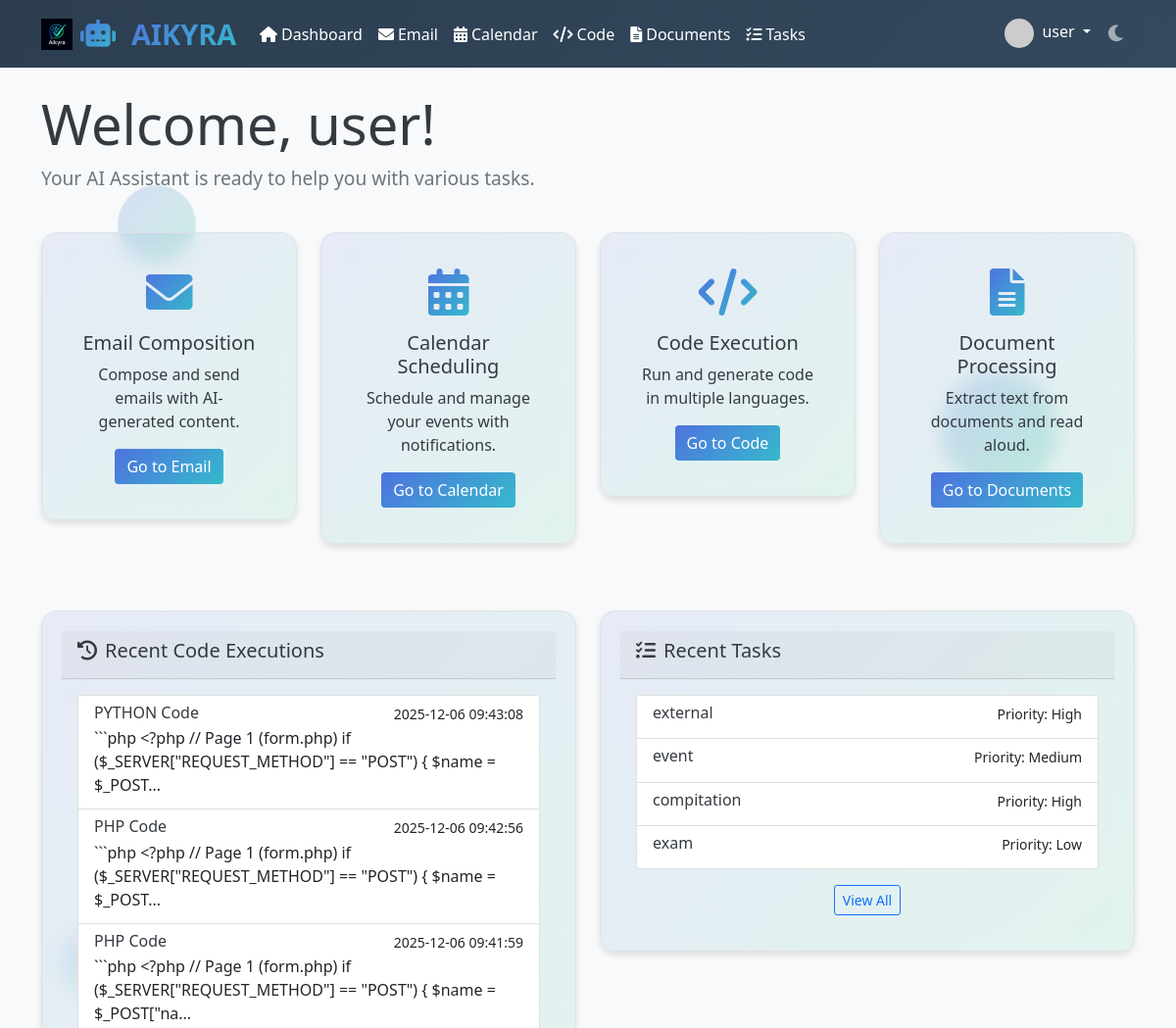
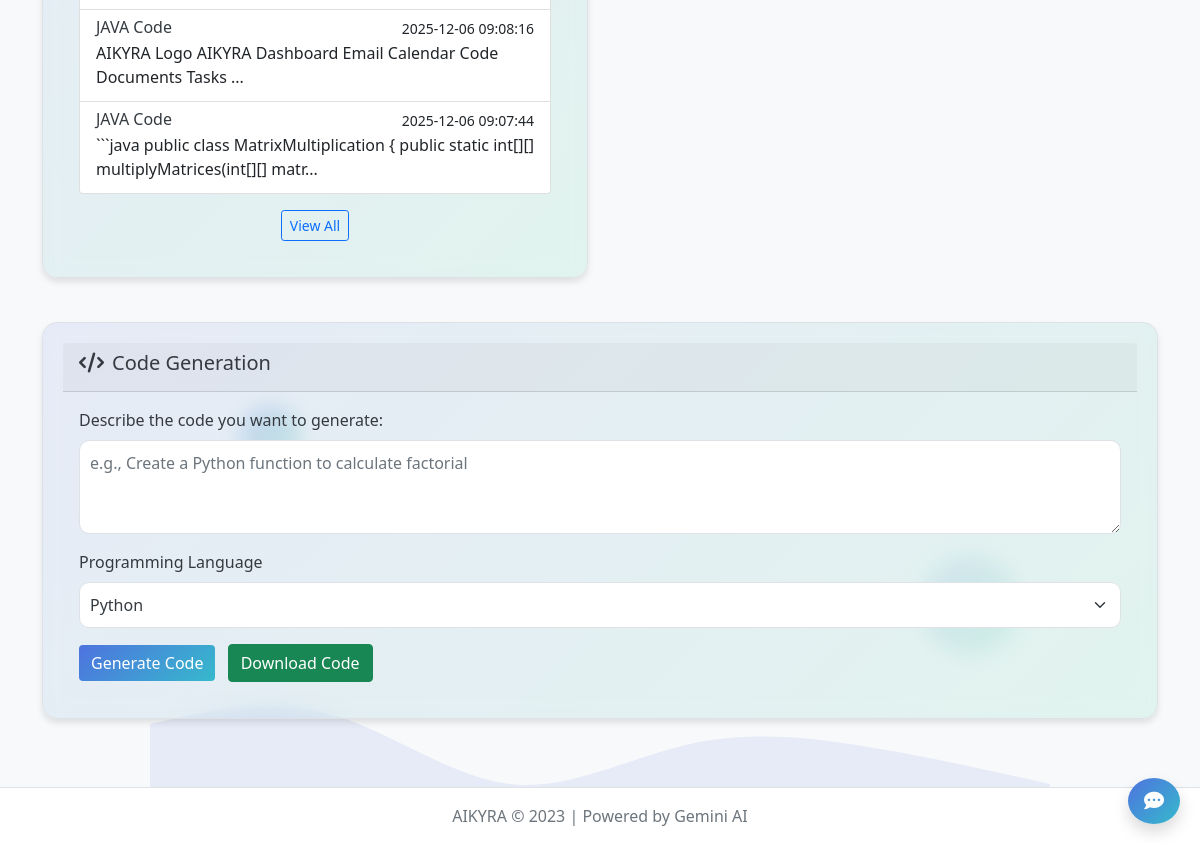
/dashboard (signed in), run on the app's committed database (2 pictures, top to bottom).
### tables this page shows
CREATE TABLE users
                 (id INTEGER PRIMARY KEY AUTOINCREMENT,
                 username TEXT UNIQUE NOT NULL,
                 email TEXT UNIQUE NOT NULL,
                 password_hash TEXT NOT NULL,
                 profile_pic TEXT DEFAULT 'default.png',
                 dark_mode INTEGER DEFAULT 0,
                 created_at TIMESTAMP DEFAULT CURRENT_TIMESTAMP);

CREATE TABLE code_executions
                 (id INTEGER PRIMARY KEY AUTOINCREMENT,
                 user_id INTEGER NOT NULL,
                 language TEXT NOT NULL,
                 code TEXT NOT NULL,
                 output TEXT,
                 executed_at TIMESTAMP DEFAULT CURRENT_TIMESTAMP,
                 FOREIGN KEY (user_id) REFERENCES users (id));

CREATE TABLE tasks
                 (id INTEGER PRIMARY KEY AUTOINCREMENT,
                 user_id INTEGER NOT NULL,
                 title TEXT NOT NULL,
                 description TEXT,
                 due_date DATE,
                 due_time TIME,
                 priority INTEGER DEFAULT 1,
                 status TEXT DEFAULT 'pending',
                 created_at TIMESTAMP DEFAULT CURRENT_TIMESTAMP,
                 hash_code TEXT NOT NULL,
                 FOREIGN KEY (user_id) REFERENCES users (id));

### app.py (the view)
@app.route('/dashboard')
def dashboard():
    if 'user_id' not in session:
        return redirect(url_for('login'))
    conn = get_db_connection()
    user = conn.execute('SELECT * FROM users WHERE id = ?', (session['user_id'],)).fetchone()
    recent_emails = conn.execute('SELECT * FROM emails WHERE user_id = ? ORDER BY sent_at DESC LIMIT 5',
                                (session['user_id'],)).fetchall()
    recent_tasks = conn.execute('SELECT * FROM tasks WHERE user_id = ? ORDER BY created_at DESC LIMIT 5',
                               (session['user_id'],)).fetchall()
    recent_code = conn.execute('SELECT * FROM code_executions WHERE user_id = ? ORDER BY executed_at DESC LIMIT 5',
                              (session['user_id'],)).fetchall()
    conn.close()
    return render_template('dashboard.html', user=user, recent_emails=recent_emails,
                          recent_tasks=recent_tasks, recent_code=recent_code, now=datetime.now())

### templates/dashboard.html (shortened to what this page needs)
{% extends "base.html" %}
{% block content %}
<div class="background-elements">
    <div class="bubble"></div>
    <div class="bubble"></div>
    <div class="bubble"></div>
</div>
<div class="row">
    <div class="col-12">
        <h1 class="display-4 animate__animated animate__fadeInDown">Welcome, {{ session.username }}!</h1>
        <p class="lead animate__animated animate__fadeIn">Your AI Assistant is ready to help you with various tasks.</p>
    </div>
</div>
<div class="row mt-4">
    <div class="col-md-3 mb-4">
        <div class="card feature-card animate__animated animate__fadeInUp gradient-bg">
            <div class="card-body text-center">
                <i class="fas fa-envelope feature-icon animate-icon"></i>
                <h5 class="card-title">Email Composition</h5>
                <p class="card-text">Compose and send emails with AI-generated content.</p>
                <a href="{{ url_for('email_compose') }}" class="btn btn-primary">Go to Email</a>
            </div>
        </div>
    </div>
    <div class="col-md-3 mb-4">
        <div class="card feature-card animate__animated animate__fadeInUp gradient-bg">
            <div class="card-body text-center">
                <i class="fas fa-calendar-alt feature-icon animate-icon"></i>
                <h5 class="card-title">Calendar Scheduling</h5>
                <p class="card-text">Schedule and manage your events with notifications.</p>
                <a href="{{ url_for('calendar') }}" class="btn btn-primary">Go to Calendar</a>
            </div>
        </div>
    </div>
    <div class="col-md-3 mb-4">
        <div class="card feature-card animate__animated animate__fadeInUp gradient-bg">
            <div class="card-body text-center">
                <i class="fas fa-code feature-icon animate-icon"></i>
                <h5 class="card-title">Code Execution</h5>
                <p class="card-text">Run and generate code in multiple languages.</p>
                <a href="{{ url_for('code_executor') }}" class="btn btn-primary">Go to Code</a>
            </div>
        </div>
    </div>
    <div class="col-md-3 mb-4">
        <div class="card feature-card animate__animated animate__fadeInUp gradient-bg">
            <div class="card-body text-center">
                <i class="fas fa-file-alt feature-icon animate-icon"></i>
                <h5 class="card-title">Document Processing</h5>
                <p class="card-text">Extract text from documents and read aloud.</p>
                <a href="{{ url_for('document_processor') }}" class="btn btn-primary">Go to Documents</a>
            </div>
        </div>
    </div>
</div>
<div class="row mt-4">
    <div class="col-md-6">
        <div class="card gradient-bg">
            <div class="card-header">
                <h5><i class="fas fa-history me-2"></i>Recent Code Executions</h5>
            </div>
            <div class="card-body">
                {% if recent_code %}
                <div class="list-group">
                    {% for code in recent_code %}
                    <div class="list-group-item">
                        <div class="d-flex w-100 justify-content-between">
                            <h6 class="mb-1">{{ code.language|upper }} Code</h6>
                            <small>{{ code.executed_at }}</small>
                        </div>
                        <p class="mb-1">{{ code.code[:100] }}{% if code.code|length > 100 %}...{% endif %}</p>
                    </div>
                    {% endfor %}
                </div>
                {% else %}
                <p>No code executions yet.</p>
                {% endif %}
                <div class="text-center mt-3">
                    <a href="{{ url_for('code_history') }}" class="btn btn-sm btn-outline-primary">View All</a>
                </div>
            </div>
        </div>
    </div>
    <div class="col-md-6">
        <div class="card gradient-bg">
            <div class="card-header">
                <h5><i class="fas fa-tasks me-2"></i>Recent Tasks</h5>
            </div>
            <div class="card-body">
                {% if recent_tasks %}
                <div class="list-group">
                    {% for task in recent_tasks %}
                    <div class="list-group-item">
                        <div class="d-flex w-100 justify-content-between">
                            <h6 class="mb-1">{{ task.title }}</h6>
                            <small>Priority:
                                {% if task.priority == 1 %}Low
                                {% elif task.priority == 2 %}Medium
                                {% else %}High
                                {% endif %}
                            </small>
                        </div>
                    </div>
                    {% endfor %}
                </div>
                {% else %}
                <p>No tasks yet.</p>
                {% endif %}
                <div class="text-center mt-3">
                    <a href="{{ url_for('task_manager') }}" class="btn btn-sm btn-outline-primary">View All</a>
                </div>
            </div>
        </div>
    </div>
</div>
<div class="row mt-4">
    <div class="col-12">
        <div class="card gradient-bg">
            <div class="card-header">
                <h5><i class="fas fa-code me-2"></i>Code Generation</h5>
            </div>
            <div class="card-body">
                <form method="POST" action="{{ url_for('code_executor') }}">
                    <div class="mb-3">
                        <label for="code_prompt" class="form-label">Describe the code you want to generate:</label>
                        <textarea class="form-control" id="code_prompt" name="code_prompt" rows="3" placeholder="e.g., Create a Python function to calculate factorial" required></textarea>
                    </div>
                    <div class="mb-3">
                        <label for="language" class="form-label">Programming Language</label>
                        <select class="form-select" id="language" name="language">
                            <option value="python">Python</option>
                        </select>
                    </div>
                    <button type="submit" name="generate_code" value="true" class="btn btn-primary">Generate Code</button>
                    <button type="submit" name="download" value="true" class="btn btn-success ms-2">Download Code</button>
                </form>
            </div>
        </div>
    </div>
</div>
{% endblock %}

### templates/base.html (shortened to what this page needs)
<!DOCTYPE html>
<html lang="en" data-theme="{{ 'dark' if session.get('dark_mode', 0) else 'light' }}">
<head>
    <link href="https://cdn.jsdelivr.net/npm/bootstrap@5.1.3/dist/css/bootstrap.min.css" rel="stylesheet">
    <link rel="stylesheet" href="https://cdnjs.cloudflare.com/ajax/libs/font-awesome/6.0.0/css/all.min.css">
    <link rel="stylesheet" href="https://cdnjs.cloudflare.com/ajax/libs/animate.css/4.1.1/animate.min.css">
    <link rel="stylesheet" href="{{ url_for('static', filename='css/style.css') }}">
</head>
<body>
    <div class="background-elements">
        <div class="bubble"></div>
        <div class="bubble"></div>
        <div class="bubble"></div>
    </div>
    <div class="wave-background"></div>
    <nav class="navbar navbar-expand-lg navbar-dark bg-primary">
        <div class="container">
            <a class="navbar-brand" href="{{ url_for('dashboard') }}">
                <div class="logo-container">
                    <img src="{{ url_for('static', filename='images/log.jpeg') }}" alt="AIKYRA Logo" class="logo-img" onerror="this.style.display='none'">
                    <i class="fas fa-robot logo-icon me-2"></i>
                    <span class="logo">AIKYRA</span>
                </div>
            </a>
            <div class="collapse navbar-collapse" id="navbarNav">
                <ul class="navbar-nav me-auto">
                    {% if session.user_id %}
                    <li class="nav-item">
                        <a class="nav-link" href="{{ url_for('dashboard') }}">
                            <i class="fas fa-home me-1"></i>Dashboard
                        </a>
                    </li>
                    <li class="nav-item">
                        <a class="nav-link" href="{{ url_for('email_compose') }}">
                            <i class="fas fa-envelope me-1"></i>Email
                        </a>
                    </li>
                    <li class="nav-item">
                        <a class="nav-link" href="{{ url_for('calendar') }}">
                            <i class="fas fa-calendar-alt me-1"></i>Calendar
                        </a>
                    </li>
                    <li class="nav-item">
                        <a class="nav-link" href="{{ url_for('code_executor') }}">
                            <i class="fas fa-code me-1"></i>Code
                        </a>
                    </li>
                    <li class="nav-item">
                        <a class="nav-link" href="{{ url_for('document_processor') }}">
                            <i class="fas fa-file-alt me-1"></i>Documents
                        </a>
                    </li>
                    <li class="nav-item">
                        <a class="nav-link" href="{{ url_for('task_manager') }}">
                            <i class="fas fa-tasks me-1"></i>Tasks
                        </a>
                    </li>
                    {% endif %}
                </ul>
                <ul class="navbar-nav">
                    {% if session.user_id %}
                    <li class="nav-item dropdown">
                        <a class="nav-link dropdown-toggle" href="#" id="navbarDropdown" role="button" data-bs-toggle="dropdown">
                            <img src="{{ url_for('static', filename='images/profile_pics/' + user.profile_pic) }}" class="rounded-circle me-1" width="30" height="30" onerror="this.src='https://ui-avatars.com/api/?name={{ user.username }}&background=random'">
                            {{ session.username }}
                        </a>
                    </li>
                    <li class="nav-item">
                        <button class="btn btn-link nav-link theme-toggle" type="button">
                            <i class="fas {{ 'fa-sun' if session.get('dark_mode', 0) else 'fa-moon' }}"></i>
                        </button>
                    </li>
                    {% endif %}
                </ul>
            </div>
        </div>
    </nav>
    <div class="container mt-4">
        {% block content %}{% endblock %}
    </div>
    {% if session.user_id %}
    <div class="chatbot-icon">
        <a href="{{ url_for('chatbot') }}" class="btn btn-primary btn-lg rounded-circle shadow">
            <i class="fas fa-comment-dots"></i>
        </a>
    </div>
    {% endif %}
    <footer class="footer mt-5 py-3">
        <div class="container text-center">
            <span class="text-muted">AIKYRA &copy; 2023 | Powered by Gemini AI</span>
        </div>
    </footer>
</body>
</html>

### data on the page
users: username "user"
code_executions: language "PYTHON", executed_at "2025-12-06 09:43:08", code "```php <?php // Page 1 (form.php) if ($_SERVER[\"REQUEST_METHOD\"] == \"POST\") { $name = $_POST"
code_executions: language "PHP", executed_at "2025-12-06 09:42:56", code "```php <?php // Page 1 (form.php) if ($_SERVER[\"REQUEST_METHOD\"] == \"POST\") { $name = $_POST"
code_executions: language "PHP", executed_at "2025-12-06 09:41:59", code "```php <?php // Page 1 (form.php) if ($_SERVER[\"REQUEST_METHOD\"] == \"POST\") { $name = $_POST[\"na"
code_executions: language "JAVA", executed_at "2025-12-06 09:08:16", code "AIKYRA Logo AIKYRA Dashboard Email Calendar Code Documents Tasks"
code_executions: language "JAVA", executed_at "2025-12-06 09:07:44", code "```java public class MatrixMultiplication { public static int[][] multiplyMatrices(int[][] matr"
tasks: title "external", priority "High"
tasks: title "event", priority "Medium"
tasks: title "compitation", priority "High"
tasks: title "exam", priority "Low"
